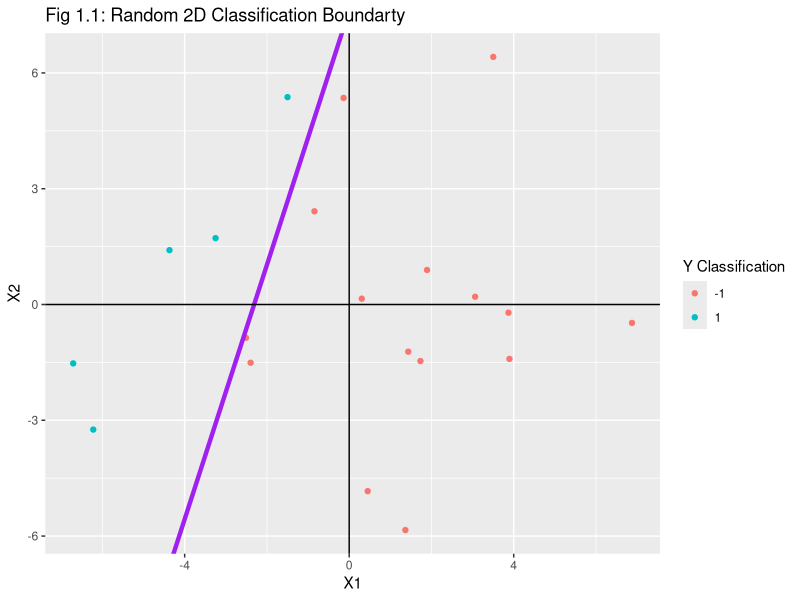
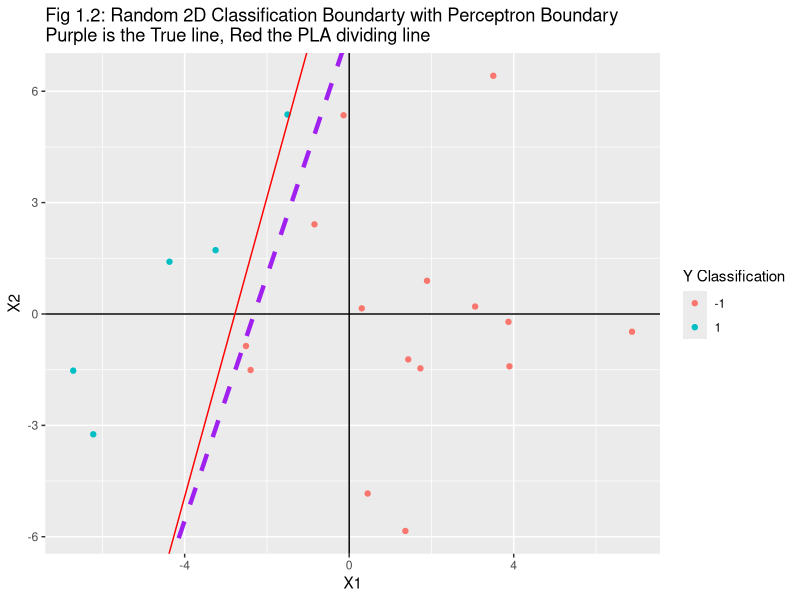
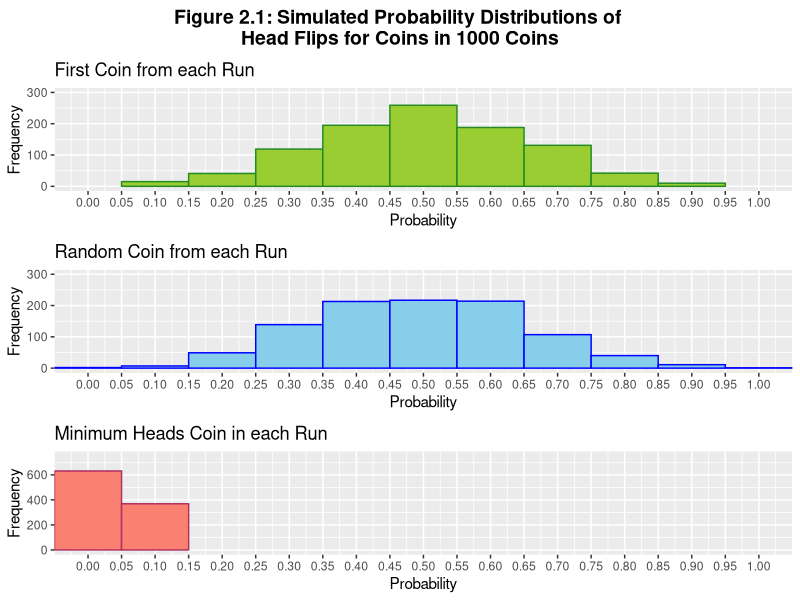
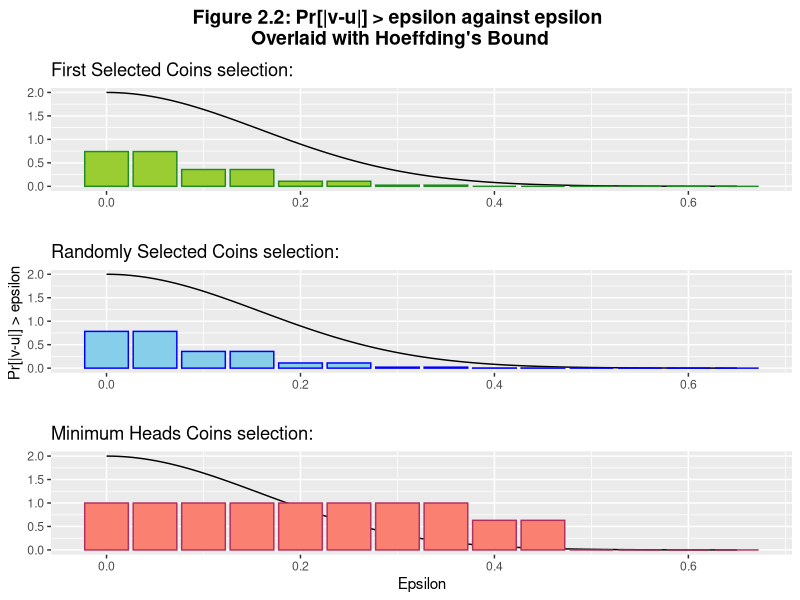
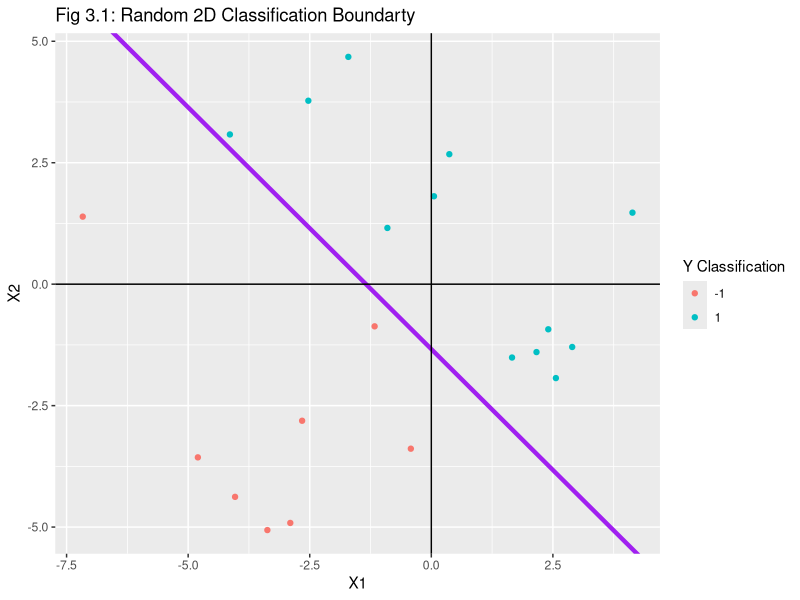
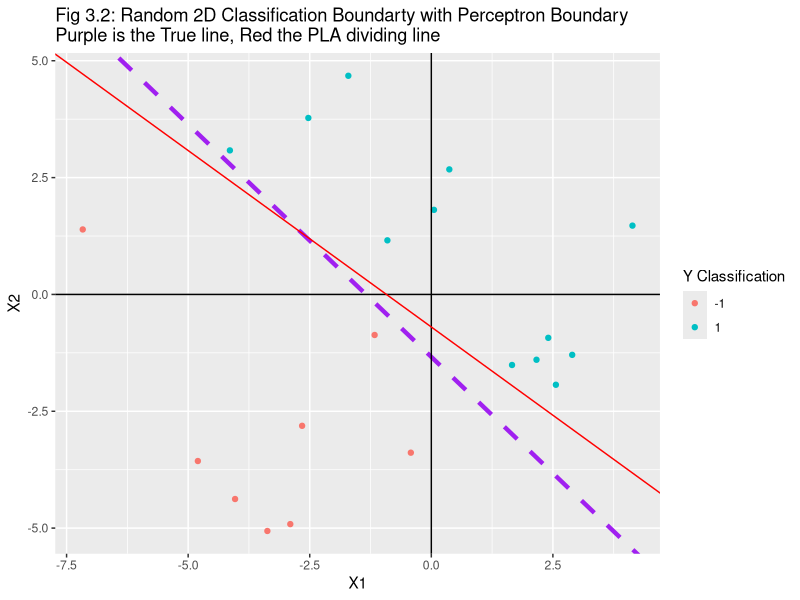
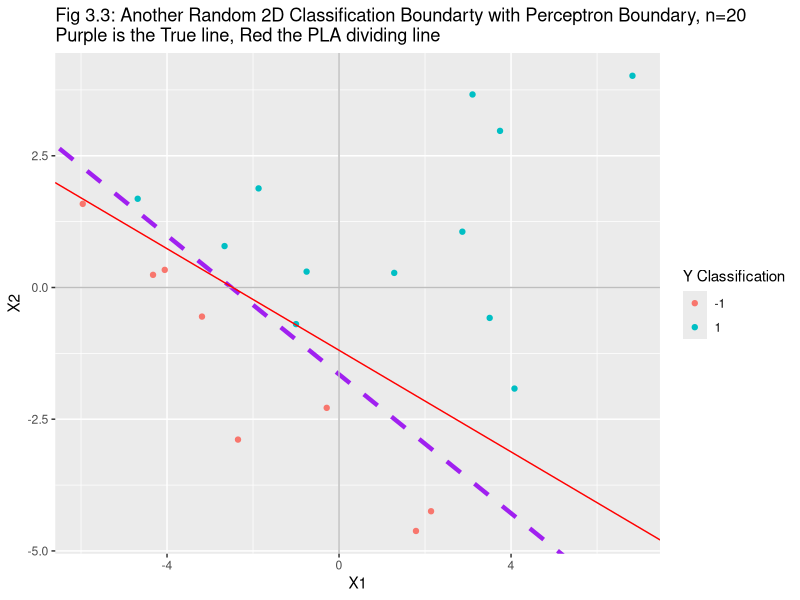
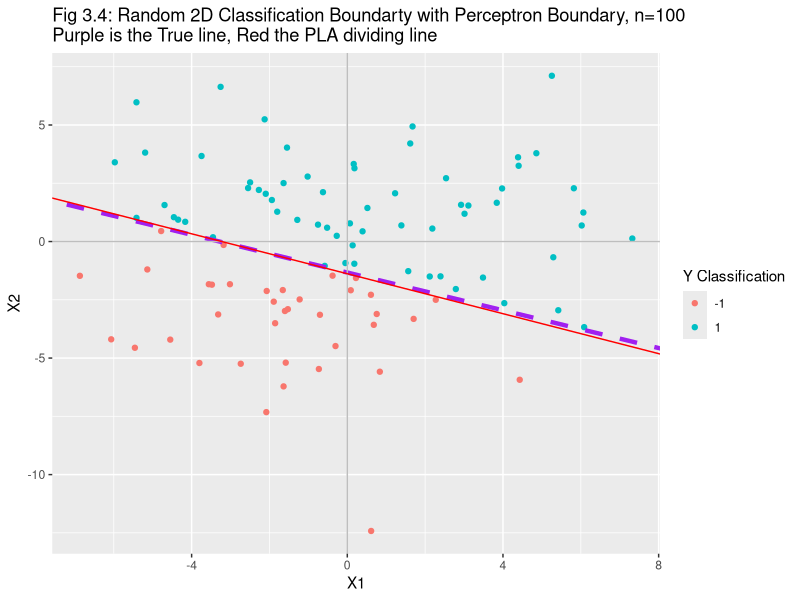

These figures' R source, in order: (Note: a time limit stopped this script after it produced the figures.)
## ---- chunk 1
knitr::opts_chunk$set(echo = TRUE)
## ---- chunk 2
# Load All Libraries:
library(dplyr)
library(readr)
library(tidyverse)
library(ggplot2)
library(gridExtra)
library(grid)
library(cowplot)
## ---- chunk 3
# What we need to do:
## Choose some function f in the 2D space
## Generate 20 random examples and assign by the function f
### This is now our training set
## Build a perceptron algorithm
## Train the perceptron algorithm on this dataset
## See how long it takes to converge as g -> f.


# Set Seed:
set.seed(27765369)

# Choose f, being a random line in two dimensions. As:
# Of the form: c1*X1 + c2*X2 + c3 = 0
# or rather: X2 = (-c1/c2)*X2 + (-c3/c2) 

c1 <- runif(1, -3, 3)
c2 <- runif(1, -3, 3)
c3 <- runif(1, -3, 3)


# Create the random dataset
X1 <- rnorm(20, mean=0, sd=3)
X2 <- rnorm(20, mean=0, sd=3)

# Check where to divide for X1:
dividing_line <- -(c1/c2)*X1 -(c3/c2)

# Use sign for Y if above this:
Y <- sign(X2 - dividing_line)


# Set the dataset:
Data_set <- tibble(X1, X2, 1, Y)


# Plot it:
Initial_plot <- ggplot(Data_set, aes(x=X1, y=X2)) + 
  geom_point(aes(colour = factor(Y))) + labs(color = "Y Classification") +
  geom_abline(intercept = -(c3/c2), slope = -(c1/c2), color="purple", linetype="solid", size=1.5) +
  ggtitle("Fig 1.1: Random 2D Classification Boundarty") +
  geom_vline(xintercept = 0, color="black") +
  geom_hline(yintercept = 0, color="black")

Initial_plot
# add legend for the line colours!
## ---- chunk 4
#### Now we want to implement perceptron:


# Set initial weights
weights = c(1, 2, 3)

# Start the Timing:
start_time <- Sys.time()

# Use the sign to assign initial outcomes:
h_val <- sign( as.matrix(Data_set %>% select(1:3)) %*% weights )


iterations <- 0
# Create a loop to repeatedly update the estimates:
while (sum(h_val == (Data_set %>% pull(Y))) < 20){
  for (i in (1:20)){
    # Primary if clause
    if (h_val[i] != Y[i]){
      weights <- weights + Y[i] *  as.matrix(Data_set %>% select(1:3))[i, ]
      # iterations += 1
      iterations <- iterations + 1
    }
  }
  h_val <- sign( as.matrix(Data_set %>% select(1:3)) %*% weights )
}

# End the Timing:
end_time <- Sys.time()

time <- end_time - start_time


Later_Plot <- ggplot(Data_set, aes(x=X1, y=X2)) + 
  geom_point(aes(colour = factor(Y))) + labs(color = "Y Classification") +
  geom_abline(intercept = -(c3/c2), slope = -(c1/c2), color="purple", linetype="dashed", size=1.5) +
  ggtitle("Fig 1.2: Random 2D Classification Boundarty with Perceptron Boundary \nPurple is the True line, Red the PLA dividing line") +
  geom_vline(xintercept = 0, color="black") +
  geom_hline(yintercept = 0, color="black") +
  geom_abline(intercept = (-weights[3]/weights[2]), slope = (-weights[1]/weights[2]), color="red")

Later_Plot
# add legend for the line colours!

## ---- chunk 5
print(paste("For this dataset, for convergence to occue with with PLA, we required", iterations, "updates."))

print(paste("For this dataset, it took", time, "seconds for the PLA to converge to a solution."))
## ---- chunk 6
# Build a coin flipper function - flipping 1000 coins 10 times each, and recording the frequency
# Select the following coins:
  # First coin flipped
  # A random coin
  # The minimum heads frequency 

sample_coins <- c("Tails", "Heads")
flip_matrix <- matrix(ncol = 10, nrow = 1000)

# Loop for flipping 1000 coins 10 times each
for (i in 1:1000) {
  flip_matrix[i, ] <- sample(sample_coins, 10, replace = TRUE)
}

# Loop to find the minimum value:
min_val <- 10
min_id <- 0
for (i in 1:1000) {
  cur_count <- sum(flip_matrix[i, ] == "Heads")
  # make min if min
  if (min_val > cur_count) {
    min_val <- cur_count
    min_id <- i
  }
}

# Choose the three bits:
c_1 <- flip_matrix[1, ]
c_min <- flip_matrix[min_id, ]
c_rand <- flip_matrix[sample(1000, 1), ]

# Find v vals:
v_1 <- mean(c_1 == "Heads")
v_min <- mean(c_min == "Heads")
v_rand <- mean(c_rand == "Heads")

## ---- chunk 7
# Find Mu:
mu <- mean(v_1, v_min, v_rand)
mu
## ---- chunk 8
# repeat process 100000 times and plot the histograms

# Assign the number of runs:
runs <- 1000


# Define the output matrices:
mat_v_1 <- matrix(nrow=runs)
mat_v_min <- matrix(nrow=runs)
mat_v_rand <- matrix(nrow=runs)


# Run a loop of this fot each of the runs:
for (j in 1:runs) {
  
  # Loop to find the minimum value:
  min_val <- 10
  min_id <- 0
  
  # resamply flip matrix
  for (i in 1:1000) {
    flip_matrix[i, ] <- sample(sample_coins, 10, replace = TRUE)
  }
  
  # find min
  for (i in 1:1000) {
    cur_count <- sum(flip_matrix[i, ] == "Heads")
    # make min if min
    if (min_val > cur_count) {
      min_id <- i
      min_val <- cur_count
    }
  }
  
  # Choose each c:
  c_1 <- flip_matrix[1, ]
  c_min <- flip_matrix[min_id, ]
  c_rand <- flip_matrix[sample(1000, 1), ]

  
  # Put into result matrices:
  mat_v_1[j] <- mean(c_1 == "Heads")
  mat_v_min[j] <- mean(c_min == "Heads")
  mat_v_rand[j] <- mean(c_rand == "Heads")
}

# Now we should combine the results into a single dataframe:
Q2b_results_df <- data.frame(mat_v_1, mat_v_min, mat_v_rand)
## ---- chunk 9
# Plot each result:
plot_c1 <- ggplot(Q2b_results_df) +
  coord_cartesian(xlim = c(0,1), ylim = c(0,0.3*runs)) +
  scale_x_continuous(breaks=seq(0,1,0.05)) +
  labs(x="Probability", y="Frequency") + 
  geom_histogram(binwidth=0.1, aes(mat_v_1), fill="yellow green", 
                          colour="forest green") +
  ggtitle(paste("First Coin from each Run"))

plot_crand <- ggplot(Q2b_results_df) +
  coord_cartesian(xlim = c(0,1), ylim = c(0,0.3*runs)) +
  scale_x_continuous(breaks=seq(0,1,0.05)) +
  labs(x="Probability", y="Frequency") + 
  geom_histogram(binwidth=0.1, aes(mat_v_rand), fill="sky blue", 
                 colour="blue") +
  ggtitle(paste("Random Coin from each Run"))

plot_cmin <- ggplot(Q2b_results_df) +
  coord_cartesian(xlim = c(0,1), ylim = c(0,0.75*runs)) +
  scale_x_continuous(breaks=seq(0,1,0.05)) +
  labs(x="Probability", y="Frequency") + 
  geom_histogram(binwidth=0.1, aes(mat_v_min), fill="salmon", 
                 colour="maroon") +
  ggtitle(paste("Minimum Heads Coin in each Run"))



# Combine all the plots into a single plot and display
plot_Q2B<- plot_grid(plot_c1, plot_crand, plot_cmin, nrow=3)

# Add the title:
q2b_title <- ggdraw() + draw_label(paste("Figure 2.1: Simulated Probability Distributions of \nHead Flips for Coins in", runs, "Coins"), fontface='bold')

#Combine the two and display
Full_plot_Q2B <- plot_grid(q2b_title, plot_Q2B, ncol=1, rel_heights=c(0.1, 1))
Full_plot_Q2B
## ---- chunk 10
# Find Mu:
mu <- mean(mean(mat_v_1), mean(mat_v_rand), mean(mat_v_rand))
mu <- 0.5
## ---- chunk 11
# Define the domain of epsilon:
epsilon <- seq(0, 0.65, 0.05)
n <- length(epsilon)
N <- 10

# Add dataset for the Hoffding bound:
hoeffding_bound <- function (epsilon, N = 10){
  bound_val <- 2*exp((-2*epsilon^2)*N)
  return (bound_val)
}

# Set up the values we want to analyse
Pr_c1 <- matrix(nrow = n)
Pr_crand <- matrix(nrow = n)
Pr_cmin <- matrix(nrow = n)

# Find the probability frequencies:
for (i in 1:length(epsilon)) {
  Pr_c1[i] <- sum(abs(mat_v_1 - mu) > epsilon[i])/runs
  Pr_crand[i] <- sum(abs(mat_v_rand - mu) > epsilon[i])/runs
  Pr_cmin[i] <- sum(abs(mat_v_min - mu) > epsilon[i])/runs
}

# Establish this as a dataframe
Pr_dataframe <- data.frame(epsilon, Pr_c1, Pr_crand, Pr_cmin)
## ---- chunk 12
# Plot the results:
plot_2ci <- ggplot(data = Pr_dataframe, aes(x=epsilon)) +
  stat_function(fun = hoeffding_bound) + 
  geom_histogram(binwidth=0.1, 
                          aes(y=Pr_c1), 
                          stat='identity', 
                          fill="yellow green", 
                          colour="forest green") + 
  ggtitle(paste("First Selected Coins selection:")) + 
  labs(y = "", x = "") 

plot_2cii <- ggplot(data = Pr_dataframe, aes(x=epsilon)) +
  stat_function(fun = hoeffding_bound) + 
  geom_histogram(binwidth=0.1, 
                 aes(y=Pr_crand), 
                 stat='identity', 
                 fill="sky blue", 
                 colour="blue") + 
  ggtitle(paste("Randomly Selected Coins selection:")) + 
  labs(y = "Pr[|v-u|] > epsilon ", x = "") 

plot_2ciii <- ggplot(data = Pr_dataframe, aes(x=epsilon)) +
  stat_function(fun = hoeffding_bound) + 
  geom_histogram(binwidth=0.1, 
                 aes(y=Pr_cmin), 
                 stat='identity', 
                 fill="salmon", 
                 colour="maroon") + 
  ggtitle(paste("Minimum Heads Coins selection:")) + 
  labs(y = "", x = "Epsilon") 


# Combine all the plots into a single plot and display
plot_Q2C<- plot_grid(plot_2ci, plot_2cii, plot_2ciii, nrow=3)

# Add the title:
q2c_title <- ggdraw() + draw_label(paste("Figure 2.2: Pr[|v-u|] > epsilon against epsilon \nOverlaid with Hoeffding's Bound"), fontface='bold')

#Combine the two and display
Full_plot_Q2C <- plot_grid(q2c_title, plot_Q2C, ncol=1, rel_heights=c(0.1, 1))
Full_plot_Q2C
## ---- chunk 13
# Choose f, being a random line in two dimensions. As:
# Of the form: c1*X1 + c2*X2 + c3 = 0
# or rather: X2 = (-c1/c2)*X2 + (-c3/c2) 

c1 <- runif(1, -3, 3)
c2 <- runif(1, -3, 3)
c3 <- runif(1, -3, 3)


# Create the random dataset
X1 <- rnorm(20, mean=0, sd=3)
X2 <- rnorm(20, mean=0, sd=3)

# Check where to divide for X1:
dividing_line <- -(c1/c2)*X1 -(c3/c2)

# Use sign for Y if above this:
Y <- sign(X2 - dividing_line)


# Set the dataset:
Data_set <- tibble(X1, X2, 1, Y)


# Plot it:
Initial_plot <- ggplot(Data_set, aes(x=X1, y=X2)) + 
  geom_point(aes(colour = factor(Y))) + labs(color = "Y Classification") +
  geom_abline(intercept = -(c3/c2), slope = -(c1/c2), color="purple", linetype="solid", size=1.5) +
  ggtitle("Fig 3.1: Random 2D Classification Boundarty") +
  geom_vline(xintercept = 0, color="black") +
  geom_hline(yintercept = 0, color="black")

Initial_plot

## ---- chunk 14
#### Now we want to implement perceptron:


# Set initial weights
weights = c(1, 2, 3)


# Use the sign to assign initial outcomes:
h_val <- sign( as.matrix(Data_set %>% select(1:3)) %*% weights )

iterations <- 0
# Create a loop to repeatedly update the estimates:
while (sum(h_val == (Data_set %>% pull(Y))) < 20){
  for (i in (1:20)){
    # Primary if clause
    if (h_val[i] != Y[i]){
      weights <- weights + Y[i] *  as.matrix(Data_set %>% select(1:3))[i, ]
      # iterations += 1
      iterations <- iterations + 1
    }
  }
  h_val <- sign( as.matrix(Data_set %>% select(1:3)) %*% weights )
}
## ---- chunk 15
Later_Plot <- ggplot(Data_set, aes(x=X1, y=X2)) + 
  geom_point(aes(colour = factor(Y))) + labs(color = "Y Classification") +
  geom_abline(intercept = -(c3/c2), slope = -(c1/c2), color="purple", linetype="dashed", size=1.5) +
  ggtitle("Fig 3.2: Random 2D Classification Boundarty with Perceptron Boundary \nPurple is the True line, Red the PLA dividing line") +
  geom_vline(xintercept = 0, color="black") +
  geom_hline(yintercept = 0, color="black") +
  geom_abline(intercept = (-weights[3]/weights[2]), slope = (-weights[1]/weights[2]), color="red")

Later_Plot
# add legend for the line colours!

## ---- chunk 16
# Print the number of iterations:
print(paste("For this dataset, for convergence to occue with with PLA, we required", iterations, "updates."))
## ---- chunk 17
# Because of this repetition I'm going to make my sampling a function:
two_d_PLA_function <- function(sample_size){
  c1 <- runif(1, -3, 3)
  c2 <- runif(1, -3, 3)
  c3 <- runif(1, -3, 3)
  
  # record the real line values:
  real_weights <- c(c1, c2, c3)
  
  # Create the random dataset
  X1 <- rnorm(sample_size, mean=0, sd=3)
  X2 <- rnorm(sample_size, mean=0, sd=3)
  
  # Check where to divide for X1:
  dividing_line <- -(c1/c2)*X1 -(c3/c2)
  
  # Use sign for Y if above this:
  Y <- sign(X2 - dividing_line)
  
  
  # Set the dataset:
  Data_set <- tibble(X1, X2, 1, Y)
  
  # Set initial weights
  weights = c(1, 2, 3)
  
  
  # Use the sign to assign initial outcomes:
  h_val <- sign( as.matrix(Data_set %>% select(1:3)) %*% weights )
  
  # record updates done:
  iterations <- 0
  
  # Create a loop to repeatedly update the estimates:
  while (sum(h_val == (Data_set %>% pull(Y))) < sample_size){
    for (i in (1:sample_size)){
      # Primary if clause
      if (h_val[i] != Y[i]){
        weights <- weights + Y[i] *  as.matrix(Data_set %>% select(1:3))[i, ]
        # iterations += 1
        iterations <- iterations + 1
      }
    }
    h_val <- sign( as.matrix(Data_set %>% select(1:3)) %*% weights )
  }
  
  return(list(iterations, weights, Data_set, real_weights, Y))
}
## ---- chunk 18
sample_size <- 20

sample_3c <- two_d_PLA_function(sample_size)
## ---- chunk 19
q3c_plot <- ggplot(sample_3c[[3]], aes(x=X1, y=X2)) + 
  geom_point(aes(colour = factor(sample_3c[[5]]))) + labs(color = "Y Classification") +
  geom_abline(intercept = -(sample_3c[[4]][[3]]/sample_3c[[4]][[2]]), slope = -(sample_3c[[4]][[1]]/sample_3c[[4]][[2]]), color="purple", linetype="dashed", size=1.5) +
  ggtitle("Fig 3.3: Another Random 2D Classification Boundarty with Perceptron Boundary, n=20 \nPurple is the True line, Red the PLA dividing line") +
  geom_vline(xintercept = 0, color="grey") +
  geom_hline(yintercept = 0, color="grey") +
  geom_abline(intercept = (-sample_3c[[2]][3]/sample_3c[[2]][2]), slope = (-sample_3c[[2]][1]/sample_3c[[2]][2]), color="red")

q3c_plot
## ---- chunk 20
print(paste("For this dataset, for convergence to occue with with PLA, we required", sample_3c[1], "updates."))
## ---- chunk 21
sample_size <- 100

sample_3d <- two_d_PLA_function(sample_size)
## ---- chunk 22
q3d_plot <- ggplot(sample_3d[[3]], aes(x=X1, y=X2)) + 
  geom_point(aes(colour = factor(sample_3d[[5]]))) + labs(color = "Y Classification") +
  geom_abline(intercept = -(sample_3d[[4]][[3]]/sample_3d[[4]][[2]]), slope = -(sample_3d[[4]][[1]]/sample_3d[[4]][[2]]), color="purple", linetype="dashed", size=1.5) +
  ggtitle("Fig 3.4: Random 2D Classification Boundarty with Perceptron Boundary, n=100 \nPurple is the True line, Red the PLA dividing line") +
  geom_vline(xintercept = 0, color="grey") +
  geom_hline(yintercept = 0, color="grey") +
  geom_abline(intercept = (-sample_3d[[2]][3]/sample_3d[[2]][2]), slope = (-sample_3d[[2]][1]/sample_3d[[2]][2]), color="red")

q3d_plot
## ---- chunk 23
print(paste("For this dataset, for convergence to occue with with PLA, we required", sample_3d[1], "updates."))
## ---- chunk 24
sample_size <- 1000

sample_3e <- two_d_PLA_function(sample_size)
## ---- chunk 25
q3e_plot <- ggplot(sample_3e[[3]], aes(x=X1, y=X2)) + 
  geom_point(aes(colour = factor(sample_3e[[5]]))) + labs(color = "Y Classification") +
  geom_abline(intercept = -(sample_3e[[4]][[3]]/sample_3e[[4]][[2]]), slope = -(sample_3e[[4]][[1]]/sample_3e[[4]][[2]]), color="purple", linetype="dashed", size=1.5) +
  ggtitle("Fig 3.5: Random 2D Classification Boundarty with Perceptron Boundary, n=1000 \nPurple is the True line, Red the PLA dividing line") +
  geom_vline(xintercept = 0, color="grey") +
  geom_hline(yintercept = 0, color="grey") +
  geom_abline(intercept = (-sample_3e[[2]][3]/sample_3e[[2]][2]), slope = (-sample_3e[[2]][1]/sample_3e[[2]][2]), color="red")

q3e_plot
## ---- chunk 26
print(paste("For this dataset, for convergence to occur with with PLA, we required", sample_3e[1], "updates."))
## ---- chunk 27
# Seems best to make a function for this:
ten_d_PLA_function <- function(sample_size){
  
  # Choose f, being a random line in two dimensions. As:
  # Of the form: c1*X1 + c2*X2 + c3*X3 + ... + c10*X10 + c11 = 0
  # or rather: X1 = (-c2/c1)*X2 + (-c3/c1)*X3 + (-c4/c1)*X4 + ... + (-c3/c2)
  
  c1 <- runif(1, -3, 3)
  c2 <- runif(1, -3, 3)
  c3 <- runif(1, -3, 3)
  c4 <- runif(1, -3, 3)
  c5 <- runif(1, -3, 3)
  c6 <- runif(1, -3, 3)
  c7 <- runif(1, -3, 3)
  c8 <- runif(1, -3, 3)
  c9 <- runif(1, -3, 3)
  c10 <- runif(1, -3, 3)
  c11 <- runif(1, -3, 3)

  # record the real line values:
  real_weights <- c(c1, c2, c3, c4, c5, c6, c7, c8, c9, c10, c11)
  
  # Create the random dataset
  X1 <- rnorm(sample_size, mean=0, sd=3)
  X2 <- rnorm(sample_size, mean=0, sd=3)
  X3 <- rnorm(sample_size, mean=0, sd=3)
  X4 <- rnorm(sample_size, mean=0, sd=3)
  X5 <- rnorm(sample_size, mean=0, sd=3)
  X6 <- rnorm(sample_size, mean=0, sd=3)
  X7 <- rnorm(sample_size, mean=0, sd=3)
  X8 <- rnorm(sample_size, mean=0, sd=3)
  X9 <- rnorm(sample_size, mean=0, sd=3)
  X10 <- rnorm(sample_size, mean=0, sd=3)

  # Check where to divide for X1:
  dividing_line <- -(c2/c1)*X2 -(c3/c1)*X3 -(c4/c1)*X4 -(c5/c1)*X5 -(c6/c1)*X6 -(c7/c1)*X7 -(c8/c1)*X8 -(c9/c1)*X9 -(c10/c1)*X10 -(c11/c1)
  
  # Use sign for Y if above this:
  Y <- sign(X1 - dividing_line)
  
  
  # Set the dataset:
  Data_set <- tibble(X1, X2, X3, X4, X5, X6, X7, X8, X9, X10, 1, Y)
  
  # Set initial weights
  weights = c(1, 2, 3, 4, 5, 6, 7, 8, 9, 10, 11)
  
  
  # Use the sign to assign initial outcomes:
  h_val <- sign( as.matrix(Data_set %>% select(1:11)) %*% weights )
  
  # record updates done:
  iterations <- 0
  
  # Create a loop to repeatedly update the estimates:
  while (sum(h_val == (Data_set %>% pull(Y))) < sample_size){
    for (i in (1:sample_size)){
      # Primary if clause
      if (h_val[i] != Y[i]){
        weights <- weights + Y[i] *  as.matrix(Data_set %>% select(1:11))[i, ]
        # iterations += 1
        iterations <- iterations + 1
      }
    }
    h_val <- sign( as.matrix(Data_set %>% select(1:11)) %*% weights )
  }
  
  return(list(iterations, weights, Data_set, real_weights, Y, h_val))
}
## ---- chunk 28
q3f_sample <- ten_d_PLA_function(1000)

print(paste("For this dataset, for convergence to occur with with PLA, we required", q3f_sample[1], "updates."))

#print(q3f_sample[[1]])
#print(q3f_sample[[2]])
# out_y <- q3f_sample[[6]]
# test_y <- q3f_sample[[5]]
#full_y <- list(out_y, test_y)
# identical(out_y, test_y)
# Sample and Hypothesis Ys Match
## ---- chunk 29
# Simplify the function output to save on space complexity:
# Seems best to make a function for this:
ten_d_PLA_function_simple <- function(sample_size){
  
  # Choose f, being a random line in two dimensions. As:
  # Of the form: c1*X1 + c2*X2 + c3*X3 + ... + c10*X10 + c11 = 0
  # or rather: X1 = (-c2/c1)*X2 + (-c3/c1)*X3 + (-c4/c1)*X4 + ... + (-c3/c2)
  
  c1 <- runif(1, -3, 3)
  c2 <- runif(1, -3, 3)
  c3 <- runif(1, -3, 3)
  c4 <- runif(1, -3, 3)
  c5 <- runif(1, -3, 3)
  c6 <- runif(1, -3, 3)
  c7 <- runif(1, -3, 3)
  c8 <- runif(1, -3, 3)
  c9 <- runif(1, -3, 3)
  c10 <- runif(1, -3, 3)
  c11 <- runif(1, -3, 3)
  
  # record the real line values:
  real_weights <- c(c1, c2, c3, c4, c5, c6, c7, c8, c9, c10, c11)
  
  # Create the random dataset
  X1 <- rnorm(sample_size, mean=0, sd=3)
  X2 <- rnorm(sample_size, mean=0, sd=3)
  X3 <- rnorm(sample_size, mean=0, sd=3)
  X4 <- rnorm(sample_size, mean=0, sd=3)
  X5 <- rnorm(sample_size, mean=0, sd=3)
  X6 <- rnorm(sample_size, mean=0, sd=3)
  X7 <- rnorm(sample_size, mean=0, sd=3)
  X8 <- rnorm(sample_size, mean=0, sd=3)
  X9 <- rnorm(sample_size, mean=0, sd=3)
  X10 <- rnorm(sample_size, mean=0, sd=3)
  
  # Check where to divide for X1:
  dividing_line <- -(c2/c1)*X2 -(c3/c1)*X3 -(c4/c1)*X4 -(c5/c1)*X5 -(c6/c1)*X6 -(c7/c1)*X7 -(c8/c1)*X8 -(c9/c1)*X9 -(c10/c1)*X10 -(c11/c1)
  
  # Use sign for Y if above this:
  Y <- sign(X1 - dividing_line)
  
  
  # Set the dataset:
  Data_set <- tibble(X1, X2, X3, X4, X5, X6, X7, X8, X9, X10, 1, Y)
  
  # Set initial weights
  weights = c(1, 2, 3, 4, 5, 6, 7, 8, 9, 10, 11)
  
  
  # Use the sign to assign initial outcomes:
  h_val <- sign( as.matrix(Data_set %>% select(1:11)) %*% weights )
  
  # record updates done:
  iterations <- 0
  
  # Create a loop to repeatedly update the estimates:
  while (sum(h_val == (Data_set %>% pull(Y))) < sample_size){
    for (i in (1:sample_size)){
      # Primary if clause
      if (h_val[i] != Y[i]){
        weights <- weights + Y[i] *  as.matrix(Data_set %>% select(1:11))[i, ]
        # iterations += 1
        iterations <- iterations + 1
      }
    }
    h_val <- sign( as.matrix(Data_set %>% select(1:11)) %*% weights )
  }
  
  return(iterations)
}
## ---- chunk 30
# Main loop:

trials <- 100
sample_size <- 1000

updates <- matrix(nrow=trials)

for (i in 1:trials) {
  sample_output <- ten_d_PLA_function_simple(sample_size)
  
  updates[i] <- sample_output
}
## ---- chunk 31
# Plot Histogram:
Histogram_plot <- ggplot() + 
  aes(updates) +
  geom_histogram(fill="sky blue", 
                 colour="blue") +
  labs(title=paste("Fig 3.6: Ten Dimensional Perceptron Updates to \nConvergence from", trials, "trials"), 
       x = "Number of Updates until Convergence is achieved",
       y = "Frequency of Trials"
       )
Histogram_plot
